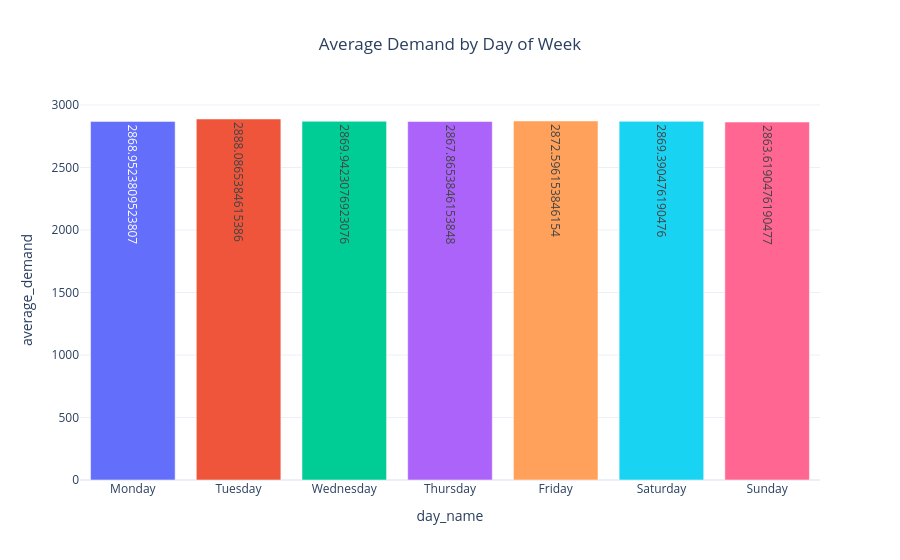

The notebook cell saved with this chart:
### Code cell
daily_demand["day_name"] = daily_demand["date"].dt.day_name()

weekday_order = [
    "Monday", "Tuesday", "Wednesday",
    "Thursday", "Friday", "Saturday", "Sunday"
]

weekday_avg = (
    daily_demand
    .groupby("day_name")["quantity"]
    .mean()
    .reindex(weekday_order)
    .reset_index()
)

weekday_avg.columns = ["day_name", "average_demand"]

fig = px.bar(
    weekday_avg,
    x="day_name",
    y="average_demand",
    color="day_name",
    text="average_demand",
    title="Average Demand by Day of Week",
    template="plotly_white"
)


fig.update_layout(
    title_x=0.5,
    showlegend=False
)

fig.show()

### Figure 1 — Plotly figure (JSON) as saved in the notebook; plotly's stock layout.template omitted (floating-point values rounded to 4 significant figures)
{"data": [{"hovertemplate": "day_name=%{x}<br>average_demand=%{text}<extra></extra>", "legendgroup": "Monday", "marker": {"color": "#636efa", "pattern": {"shape": ""}}, "name": "Monday", "orientation": "v", "showlegend": true, "text": [2869.0], "textposition": "auto", "type": "bar", "x": ["Monday"], "xaxis": "x", "y": [2869.0], "yaxis": "y"}, {"hovertemplate": "day_name=%{x}<br>average_demand=%{text}<extra></extra>", "legendgroup": "Tuesday", "marker": {"color": "#EF553B", "pattern": {"shape": ""}}, "name": "Tuesday", "orientation": "v", "showlegend": true, "text": [2888.0], "textposition": "auto", "type": "bar", "x": ["Tuesday"], "xaxis": "x", "y": [2888.0], "yaxis": "y"}, {"hovertemplate": "day_name=%{x}<br>average_demand=%{text}<extra></extra>", "legendgroup": "Wednesday", "marker": {"color": "#00cc96", "pattern": {"shape": ""}}, "name": "Wednesday", "orientation": "v", "showlegend": true, "text": [2870.0], "textposition": "auto", "type": "bar", "x": ["Wednesday"], "xaxis": "x", "y": [2870.0], "yaxis": "y"}, {"hovertemplate": "day_name=%{x}<br>average_demand=%{text}<extra></extra>", "legendgroup": "Thursday", "marker": {"color": "#ab63fa", "pattern": {"shape": ""}}, "name": "Thursday", "orientation": "v", "showlegend": true, "text": [2868.0], "textposition": "auto", "type": "bar", "x": ["Thursday"], "xaxis": "x", "y": [2868.0], "yaxis": "y"}, {"hovertemplate": "day_name=%{x}<br>average_demand=%{text}<extra></extra>", "legendgroup": "Friday", "marker": {"color": "#FFA15A", "pattern": {"shape": ""}}, "name": "Friday", "orientation": "v", "showlegend": true, "text": [2873.0], "textposition": "auto", "type": "bar", "x": ["Friday"], "xaxis": "x", "y": [2873.0], "yaxis": "y"}, {"hovertemplate": "day_name=%{x}<br>average_demand=%{text}<extra></extra>", "legendgroup": "Saturday", "marker": {"color": "#19d3f3", "pattern": {"shape": ""}}, "name": "Saturday", "orientation": "v", "showlegend": true, "text": [2869.0], "textposition": "auto", "type": "bar", "x": ["Saturday"], "xaxis": "x", "y": [2869.0], "yaxis": "y"}, {"hovertemplate": "day_name=%{x}<br>average_demand=%{text}<extra></extra>", "legendgroup": "Sunday", "marker": {"color": "#FF6692", "pattern": {"shape": ""}}, "name": "Sunday", "orientation": "v", "showlegend": true, "text": [2864.0], "textposition": "auto", "type": "bar", "x": ["Sunday"], "xaxis": "x", "y": [2864.0], "yaxis": "y"}], "layout": {"barmode": "relative", "legend": {"title": {"text": "day_name"}, "tracegroupgap": 0}, "showlegend": false, "title": {"text": "Average Demand by Day of Week", "x": 0.5}, "xaxis": {"anchor": "y", "categoryarray": ["Monday", "Tuesday", "Wednesday", "Thursday", "Friday", "Saturday", "Sunday"], "categoryorder": "array", "domain": [0, 1], "title": {"text": "day_name"}}, "yaxis": {"anchor": "x", "domain": [0, 1], "title": {"text": "average_demand"}}}}
